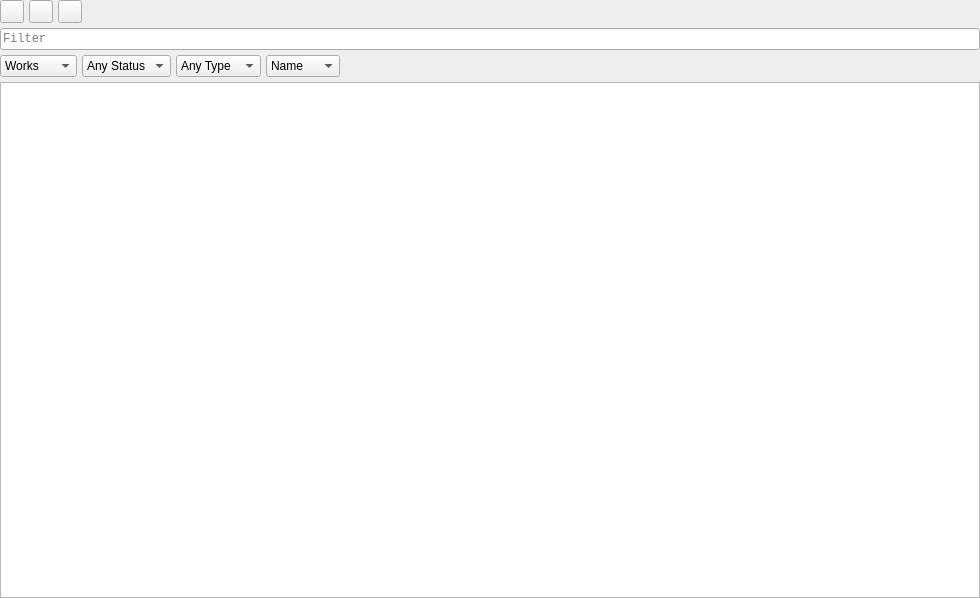
<?xml version="1.0" encoding="UTF-8"?>
<ui version="4.0">
 <class>BrowsePage</class>
 <widget class="QWidget" name="BrowsePage">
  <property name="geometry">
   <rect>
    <x>0</x>
    <y>0</y>
    <width>980</width>
    <height>598</height>
   </rect>
  </property>
  <property name="windowTitle">
   <string>Form</string>
  </property>
  <layout class="QVBoxLayout" name="verticalLayout_2">
   <property name="spacing">
    <number>5</number>
   </property>
   <property name="leftMargin">
    <number>0</number>
   </property>
   <property name="topMargin">
    <number>0</number>
   </property>
   <property name="rightMargin">
    <number>0</number>
   </property>
   <property name="bottomMargin">
    <number>0</number>
   </property>
   <item>
    <layout class="QHBoxLayout" name="horizontalLayout_2">
     <property name="spacing">
      <number>5</number>
     </property>
     <item>
      <widget class="QToolButton" name="backToolButton">
       <property name="icon">
        <iconset resource="../../../resources/resources.qrc">
         <normaloff>:/icons/icons/left-arrow.png</normaloff>:/icons/icons/left-arrow.png</iconset>
       </property>
      </widget>
     </item>
     <item>
      <widget class="QToolButton" name="forwardToolButton">
       <property name="icon">
        <iconset resource="../../../resources/resources.qrc">
         <normaloff>:/icons/icons/right-arrow.png</normaloff>:/icons/icons/right-arrow.png</iconset>
       </property>
      </widget>
     </item>
     <item>
      <widget class="QToolButton" name="homeToolButton">
       <property name="icon">
        <iconset resource="../../../resources/resources.qrc">
         <normaloff>:/icons/icons/house.png</normaloff>:/icons/icons/house.png</iconset>
       </property>
      </widget>
     </item>
     <item>
      <spacer name="horizontalSpacer_2">
       <property name="orientation">
        <enum>Qt::Horizontal</enum>
       </property>
       <property name="sizeHint" stdset="0">
        <size>
         <width>40</width>
         <height>20</height>
        </size>
       </property>
      </spacer>
     </item>
    </layout>
   </item>
   <item>
    <widget class="QStackedWidget" name="stackedWidget">
     <widget class="QWidget" name="homePage">
      <layout class="QVBoxLayout" name="verticalLayout">
       <property name="spacing">
        <number>5</number>
       </property>
       <property name="leftMargin">
        <number>0</number>
       </property>
       <property name="topMargin">
        <number>0</number>
       </property>
       <property name="rightMargin">
        <number>0</number>
       </property>
       <property name="bottomMargin">
        <number>0</number>
       </property>
       <item>
        <widget class="QLineEdit" name="lineEdit">
         <property name="enabled">
          <bool>true</bool>
         </property>
         <property name="font">
          <font>
           <family>Consolas</family>
          </font>
         </property>
         <property name="placeholderText">
          <string>Filter</string>
         </property>
        </widget>
       </item>
       <item>
        <layout class="QHBoxLayout" name="horizontalLayout" stretch="0,1,1,1,99">
         <property name="spacing">
          <number>5</number>
         </property>
         <item>
          <widget class="QComboBox" name="whatComboBox">
           <item>
            <property name="text">
             <string>Works</string>
            </property>
           </item>
           <item>
            <property name="text">
             <string>Creators</string>
            </property>
           </item>
          </widget>
         </item>
         <item>
          <widget class="QComboBox" name="statusComboBox">
           <property name="sizePolicy">
            <sizepolicy hsizetype="Minimum" vsizetype="Fixed">
             <horstretch>0</horstretch>
             <verstretch>0</verstretch>
            </sizepolicy>
           </property>
           <property name="currentIndex">
            <number>0</number>
           </property>
           <item>
            <property name="text">
             <string>Any Status</string>
            </property>
           </item>
           <item>
            <property name="text">
             <string>Reading</string>
            </property>
           </item>
           <item>
            <property name="text">
             <string>Completed</string>
            </property>
           </item>
          </widget>
         </item>
         <item>
          <widget class="QComboBox" name="typeComboBox">
           <property name="sizePolicy">
            <sizepolicy hsizetype="Minimum" vsizetype="Fixed">
             <horstretch>0</horstretch>
             <verstretch>0</verstretch>
            </sizepolicy>
           </property>
           <item>
            <property name="text">
             <string>Any Type</string>
            </property>
           </item>
           <item>
            <property name="text">
             <string>Series</string>
            </property>
           </item>
           <item>
            <property name="text">
             <string>One Shot</string>
            </property>
           </item>
           <item>
            <property name="text">
             <string>Anthology</string>
            </property>
           </item>
          </widget>
         </item>
         <item>
          <widget class="QComboBox" name="byComboBox">
           <property name="sizePolicy">
            <sizepolicy hsizetype="Minimum" vsizetype="Fixed">
             <horstretch>0</horstretch>
             <verstretch>0</verstretch>
            </sizepolicy>
           </property>
           <property name="currentIndex">
            <number>0</number>
           </property>
           <item>
            <property name="text">
             <string>Name</string>
            </property>
           </item>
           <item>
            <property name="text">
             <string>Chapter</string>
            </property>
           </item>
           <item>
            <property name="text">
             <string>Creator</string>
            </property>
           </item>
          </widget>
         </item>
         <item>
          <spacer name="horizontalSpacer">
           <property name="orientation">
            <enum>Qt::Horizontal</enum>
           </property>
           <property name="sizeType">
            <enum>QSizePolicy::Minimum</enum>
           </property>
           <property name="sizeHint" stdset="0">
            <size>
             <width>40</width>
             <height>20</height>
            </size>
           </property>
          </spacer>
         </item>
        </layout>
       </item>
       <item>
        <widget class="QTableWidget" name="tableWidget">
         <property name="font">
          <font>
           <family>Consolas</family>
           <pointsize>9</pointsize>
           <italic>false</italic>
           <bold>false</bold>
          </font>
         </property>
         <property name="focusPolicy">
          <enum>Qt::NoFocus</enum>
         </property>
         <property name="contextMenuPolicy">
          <enum>Qt::CustomContextMenu</enum>
         </property>
         <property name="editTriggers">
          <set>QAbstractItemView::NoEditTriggers</set>
         </property>
         <property name="alternatingRowColors">
          <bool>true</bool>
         </property>
         <property name="selectionMode">
          <enum>QAbstractItemView::SingleSelection</enum>
         </property>
         <property name="selectionBehavior">
          <enum>QAbstractItemView::SelectRows</enum>
         </property>
         <property name="showGrid">
          <bool>false</bool>
         </property>
         <property name="sortingEnabled">
          <bool>true</bool>
         </property>
         <property name="cornerButtonEnabled">
          <bool>false</bool>
         </property>
         <attribute name="horizontalHeaderHighlightSections">
          <bool>false</bool>
         </attribute>
         <attribute name="verticalHeaderHighlightSections">
          <bool>false</bool>
         </attribute>
        </widget>
       </item>
      </layout>
     </widget>
    </widget>
   </item>
  </layout>
 </widget>
 <resources>
  <include location="../../../resources/resources.qrc"/>
 </resources>
 <connections/>
</ui>
